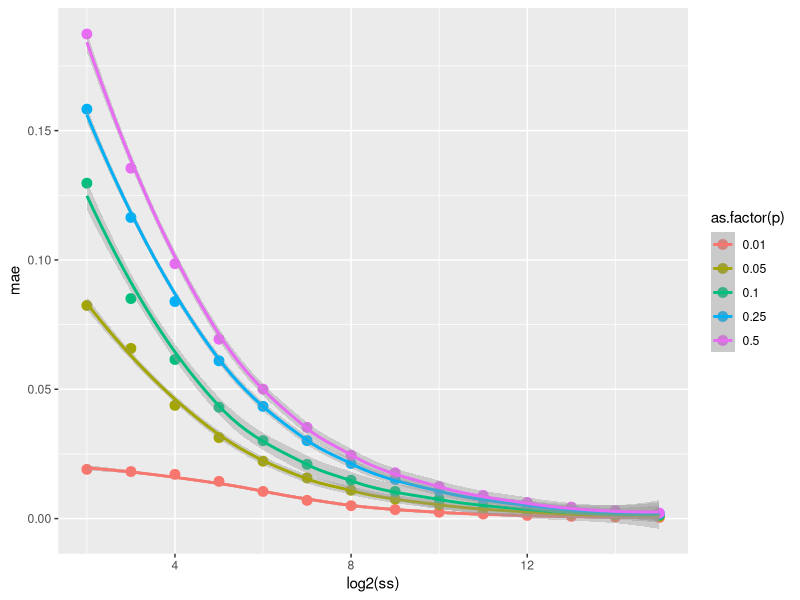
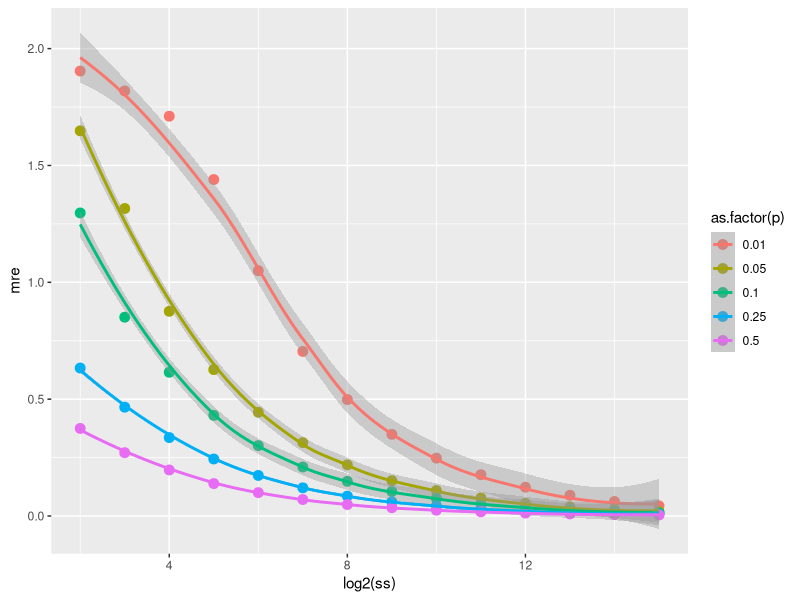

Source code (R) for these figures, in order:
## ---- chunk 1
library(magrittr)
library(ggplot2)

#simulation parameters
parameters <- list(r = 5000, ss = 2^(2:15), p = .25) 
#simulation
create_data_est_p <-function(parameters){
  parameters$p_hat <- rbinom(parameters$r, parameters$ss, parameters$p)/parameters$ss
  parameters 
}
absolute_error <- function(parameters){
  abs(parameters$p_hat - parameters$p)
} 
one_p_n <- function(parameters){
  ae <- parameters %>% create_data_est_p %>% absolute_error
  re <- ae / parameters$p
  mae <- mean(ae)
  mre <- mean(re)
  c(mae, mre)
}
simulation_settings <- expand.grid(
  r = 5000
  , p = c(.01, .05, .1, .25, .5)
  , ss = 2^(2:15)
  , KEEP.OUT.ATTRS = FALSE
)
for (i in 1:nrow(simulation_settings)){
  simulation_settings[i, c('mae','mre')] <- simulation_settings[i, ] %>% as.list %>% one_p_n
}
## ---- chunk 2
ggplot(data = simulation_settings,aes(x = log2(ss), y = mae),groups = as.factor(p)) + geom_point(aes(color = as.factor(p)), size = 3) + geom_smooth(aes(color = as.factor(p)))
## ---- chunk 3
ggplot(data = simulation_settings,aes(x = log2(ss), y = mre),groups = as.factor(p)) + geom_point(aes(color = as.factor(p)), size = 3) + geom_smooth(aes(color = as.factor(p)))
